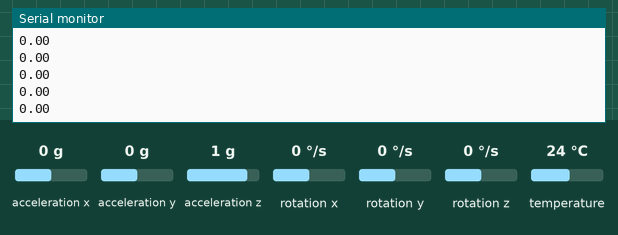
This sketch was run on a simulated ESP32. Shown: the last lines printed to the serial monitor. The inputs (shaded band) are chosen by the test bench; at power-on: rotation x 0 °/s, rotation y 0 °/s, rotation z 0 °/s, acceleration x 0 g, acceleration y 0 g, acceleration z 1 g, temperature 24 °C. Nothing arrives over Bluetooth unless stated; a phone connects over Bluetooth LE 3 s after start.

Above: at 1.2 s.
1.3 s: rotation x set to -192 °/s
At 1.9 s:
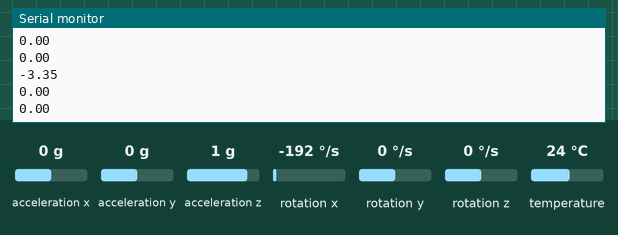
2.8 s: rotation y set to -100 °/s
At 3.7 s:
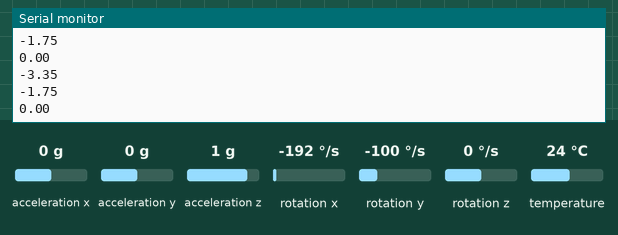
4.3 s: rotation z set to 100 °/s
At 5.2 s:
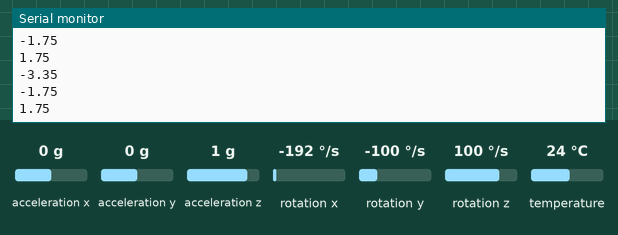
Timing chart, 0 to 7.3 s (numbered marks = the images above; inputs shaded):
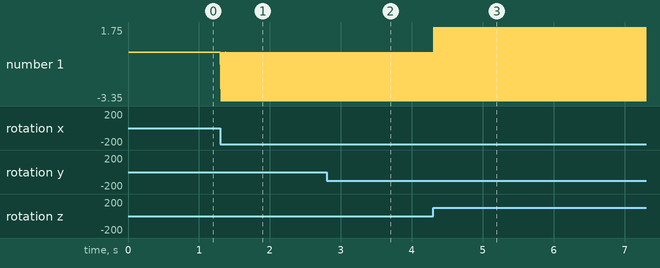

The sketch:

sketch_may5a.ino
```cpp
#include <BLEDevice.h>
#include <BLEServer.h>
#include <BLEUtils.h>
#include <BLE2902.h>
#include <Adafruit_MPU6050.h>
#include <Adafruit_Sensor.h>
#include <Wire.h>

#define enviornmentService BLEUUID((uint16_t)0x181A)
#define MPU6050_SDA_PIN 0 // GPIO pin for SDA
#define MPU6050_SCL_PIN 1 // GPIO pin for SCL

bool deviceConnected = false;

void getData();
void BLETransfer(int16_t);

float temperature = -1000;

float x_acceleration = 0;
float y_acceleration = 0;
float z_acceleration = 0;

float x_gyroscope = 0;
float y_gyroscope = 0;
float z_gyroscope = 0;

uint32_t sample_index = 0;

Adafruit_MPU6050 mpu;

BLECharacteristic dataCharacteristic(
    BLEUUID((uint16_t)0x2A6E),
    BLECharacteristic::PROPERTY_READ |
        BLECharacteristic::PROPERTY_NOTIFY);

class MyServerCallbacks : public BLEServerCallbacks
{
  void onConnect(BLEServer *pServer)
  {
    deviceConnected = true;
  };

  void onDisconnect(BLEServer *pServer)
  {
    deviceConnected = false;
  }
};

void setup()
{
  Serial.begin(115200);
  while (!Serial)
    delay(10); // will pause Zero, Leonardo, etc until serial console opens

  // Begin I2C communication with custom GPIO pins
  Wire.begin(MPU6050_SDA_PIN, MPU6050_SCL_PIN);

  Serial.println("Adafruit MPU6050 test!");

  // Try to initialize!
  if (!mpu.begin())
  {
    Serial.println("Failed to find MPU6050 chip");
    while (1)
    {
      delay(10);
    }
  }
  Serial.println("MPU6050 Found!");

  mpu.setAccelerometerRange(MPU6050_RANGE_2_G);
  Serial.print("Accelerometer range set to: ");
  switch (mpu.getAccelerometerRange())
  {
  case MPU6050_RANGE_2_G:
    Serial.println("+-2G");
    break;
  case MPU6050_RANGE_4_G:
    Serial.println("+-4G");
    break;
  case MPU6050_RANGE_8_G:
    Serial.println("+-8G");
    break;
  case MPU6050_RANGE_16_G:
    Serial.println("+-16G");
    break;
  }
  mpu.setGyroRange(MPU6050_RANGE_250_DEG);
  Serial.print("Gyro range set to: ");
  switch (mpu.getGyroRange())
  {
  case MPU6050_RANGE_250_DEG:
    Serial.println("+- 250 deg/s");
    break;
  case MPU6050_RANGE_500_DEG:
    Serial.println("+- 500 deg/s");
    break;
  case MPU6050_RANGE_1000_DEG:
    Serial.println("+- 1000 deg/s");
    break;
  case MPU6050_RANGE_2000_DEG:
    Serial.println("+- 2000 deg/s");
    break;
  }

  mpu.setFilterBandwidth(MPU6050_BAND_260_HZ);
  Serial.print("Filter bandwidth set to: ");
  switch (mpu.getFilterBandwidth())
  {
  case MPU6050_BAND_260_HZ:
    Serial.println("260 Hz");
    break;
  case MPU6050_BAND_184_HZ:
    Serial.println("184 Hz");
    break;
  case MPU6050_BAND_94_HZ:
    Serial.println("94 Hz");
    break;
  case MPU6050_BAND_44_HZ:
    Serial.println("44 Hz");
    break;
  case MPU6050_BAND_21_HZ:
    Serial.println("21 Hz");
    break;
  case MPU6050_BAND_10_HZ:
    Serial.println("10 Hz");
    break;
  case MPU6050_BAND_5_HZ:
    Serial.println("5 Hz");
    break;
  }
  // ############################################## Bluetooth Start ##############################################
  // Create the BLE Device
  BLEDevice::init("MyESP32");

  // Create the BLE Server
  BLEServer *pServer = BLEDevice::createServer();
  pServer->setCallbacks(new MyServerCallbacks());

  // Create the BLE Service
  BLEService *pEnviornment = pServer->createService(enviornmentService);

  // Create a BLE Characteristic
  pEnviornment->addCharacteristic(&dataCharacteristic);

  // https://www.bluetooth.com/specifications/gatt/viewer?attributeXmlFile=org.bluetooth.descriptor.gatt.client_characteristic_configuration.xml
  // Create a BLE Descriptor
  dataCharacteristic.addDescriptor(new BLE2902());

  BLEDescriptor DataDescriptor(BLEUUID((uint16_t)0x2901));
  DataDescriptor.setValue("Ax, Ay, Az, Gx, Gy, Gz");
  dataCharacteristic.addDescriptor(&DataDescriptor);

  pServer->getAdvertising()->addServiceUUID(enviornmentService);

  // Start the service
  pEnviornment->start();

  // Start advertising
  pServer->getAdvertising()->start();
  Serial.println("Waiting a client connection to notify...");
}

void loop()
{
  getData();

  // Create a buffer to hold the data
  uint8_t buffer[28];

  // Copy the float values into the buffer
  memcpy(buffer, &x_acceleration, sizeof(float));
  memcpy(buffer + 4, &y_acceleration, sizeof(float));
  memcpy(buffer + 8, &z_acceleration, sizeof(float));
  memcpy(buffer + 12, &x_gyroscope, sizeof(float));
  memcpy(buffer + 16, &y_gyroscope, sizeof(float));
  memcpy(buffer + 20, &z_gyroscope, sizeof(float));
  memcpy(buffer + 24, &sample_index, sizeof(uint32_t));
  // int16_t value = 123;
  // BLETransfer(value);
  dataCharacteristic.setValue((uint8_t *)&buffer, 28);
  dataCharacteristic.notify();
  delay(10);
}

// void BLETransfer(int16_t val){
//   int16_t value = 43;
//   dataCharacteristic.setValue((uint8_t*)&val, 2);
//   dataCharacteristic.notify();
// }

void getData()
{
  sensors_event_t a, g, temp;
  mpu.getEvent(&a, &g, &temp);

  x_acceleration = a.acceleration.x;
  y_acceleration = a.acceleration.y;
  z_acceleration = a.acceleration.z;

  x_gyroscope = g.gyro.x;
  y_gyroscope = g.gyro.y;
  z_gyroscope = g.gyro.z;

  Serial.println(g.gyro.x);
  Serial.println(g.gyro.y);
  Serial.println(g.gyro.z);

  sample_index = sample_index + 1;
}
```

Measured:
- after the input at 1.3 s, the serial monitor: prints a new line at once (image 1)
- after the input at 2.8 s, the serial monitor: prints a new line at once (image 2)
- after the input at 4.3 s, the serial monitor: prints a new line at once (image 3)
- plotted number 1: 0 → 1.75 after the input at 4.3 s
